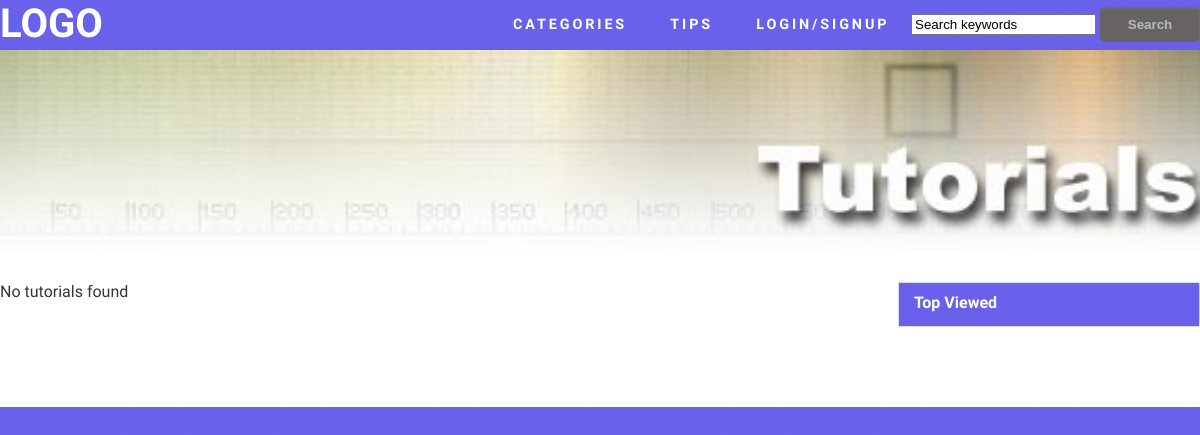
/?page=category&cat=programming, run on an earlier commit of the app's database.
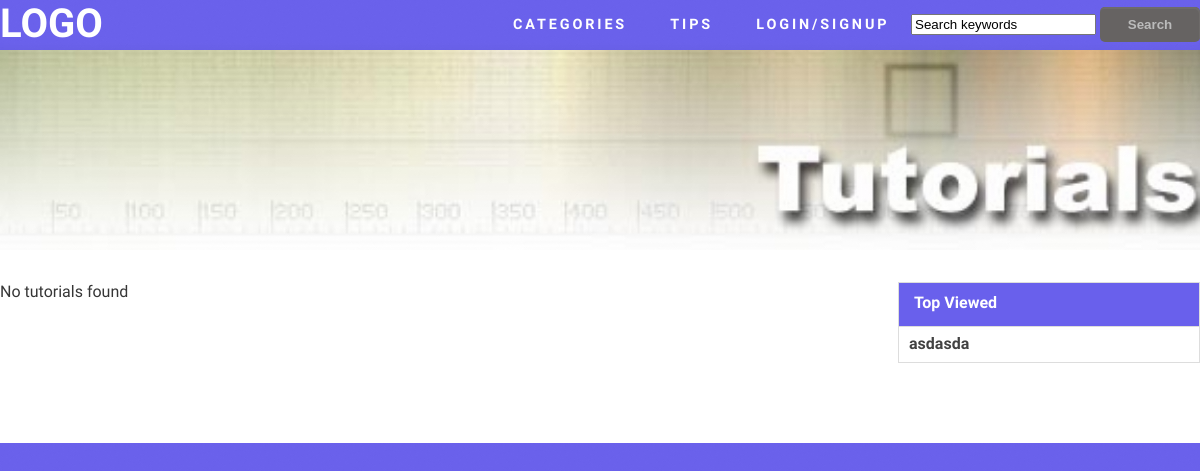
And on a later commit of the database.
### tables this page shows
CREATE TABLE IF NOT EXISTS `tutorials` (
  `tutorial_id` int(11) NOT NULL AUTO_INCREMENT,
  `tutorial_title` char(255) NOT NULL,
  `tutorial_revision_id` int(11) NOT NULL,
  `tutorial_create` timestamp NOT NULL DEFAULT CURRENT_TIMESTAMP,
  PRIMARY KEY (`tutorial_id`)
);

### controller.php (called while the page is built, shortened)
<?php
try
{
    $dbh = new PDO('mysql:host=localhost;dbname=iocproject', "root", "");
}
catch (PDOException $e)
{
    print "Databse error!: " . $e->getMessage() . "<br/>";
    die();
}
if (isset($_GET["page"]))
{
	if ($_GET["page"] == "category" && isset($_GET["cat"]))
	{
		$arrTutorials = $dbh->query("
			SELECT * FROM `tutorials` t
			INNER JOIN
				`tutorial_revisions` tr ON tr.`tutorial_revision_id` = t.`tutorial_revision_id`
			INNER JOIN
				`users` u ON u.`user_id` = tr.`user_id`
			INNER JOIN
				`categories` c ON t.`category_id`=c.`category_id`
			WHERE
				c.`category_link`=".$dbh->quote($_GET["cat"])."
		")->fetchAll(PDO::FETCH_ASSOC);
	}
}

### chunks/category.php (the view)
<?php
if (count($arrTutorials)>0)
{    ?>
    <ul id="gallery">
        <?php
        foreach ($arrTutorials as $objTutorial)
        {
        ?>
        <li class="tutorial-item">
            <a href="#"><div class="tutorial-image"></div></a>
            <div class="tutorial-descript">
                <a href="/?page=tutorial&id=<?php echo $objTutorial["tutorial_id"];?>"><h2> <?php echo $objTutorial["tutorial_title"]?> </h2></a>
                <span class="tutorial-author">Author: <?php echo $objTutorial["user_name"]?></span>
                <p><?php echo $objTutorial["tutorial_revision_content"]?></p>
            </div>
        </li>
        <?php
        }
        ?>
    </ul>
<?php } else { ?>
No tutorials found
<?php } ?>
<?php require_once("chunks/sidebar.php") ?>

### chunks/sidebar.php
<div id="sidebar">
    <span id="top-rated">Top Viewed</span>
    <?php
    	$top_rate = $dbh->query("
    		SELECT * FROM `tutorials` t
			INNER JOIN
				`tutorial_revisions` tr ON tr.`tutorial_revision_id` = t.`tutorial_revision_id`
			ORDER by t.`tutorial_views` DESC
			LIMIT 10
		")->fetchAll(PDO::FETCH_ASSOC);
    ?>
    <ul id="top-rated-list">
    	<?php
    		foreach ($top_rate as $tut)
    		{ ?>
        <li class="top-tutorial">
        	<a href="/?page=tutorial&id=<?php echo $tut["tutorial_id"]; ?>">
        		<?php echo $tut["tutorial_title"]; ?>
        	</a>
        </li>
    	<?php } ?>
    </ul>
</div>

What changed in the data, as far as the page shows it:
added tutorials: tutorial_title "asdasda"
